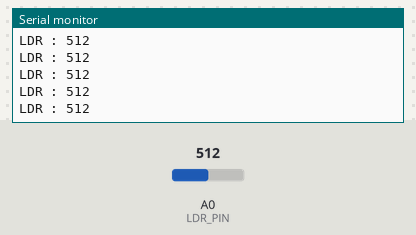
Bench run of a sketch on a simulated Arduino Uno, built with avr-gcc and run on an emulated ATmega328P. Shown: the last lines printed to the serial monitor. Inputs (shaded band) come from the test bench; at power-on: A0 (LDR_PIN) = 512.

Above: at 1.2 s.
1.3 s: A0 (LDR_PIN) set to 610
At 1.53 s:
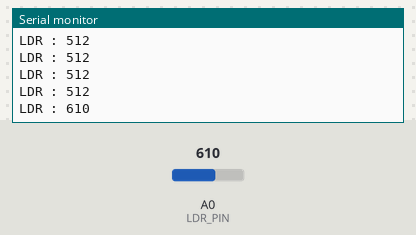
2.8 s: A0 (LDR_PIN) set to 590
At 2.87 s:
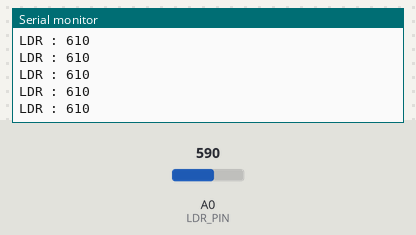
Timing chart, 0 to 5.8 s (numbered marks = the images above; inputs shaded):
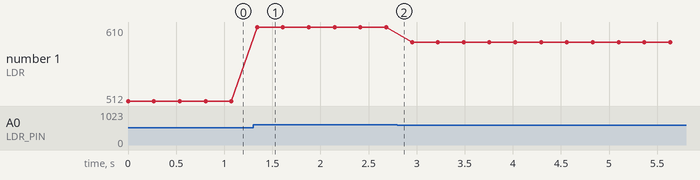

The sketch:

TX_LDR.ino
```cpp
#include <IRremote.hpp>

const int LDR_PIN = A0;
const int IR_SEND_PIN = 3;

void setup() {
  Serial.begin(9600);

  IrSender.begin(IR_SEND_PIN, ENABLE_LED_FEEDBACK);
}

void loop() {
  int lightValue = analogRead(LDR_PIN);
  Serial.print("LDR : ");
  Serial.println(lightValue);

  if (lightValue > 600) {
    IrSender.sendNEC(0x00, 0x69, 0);
  }
  else {
    IrSender.sendNEC(0x00, 0x96, 0);
  }
  delay(200);
}
```

Measured:
- after the input at 1.3 s, the serial monitor: prints a new line at once (image 1)
- plotted number 1: 512 → 610 after the input at 1.3 s, 610 → 590 after the input at 2.8 s
